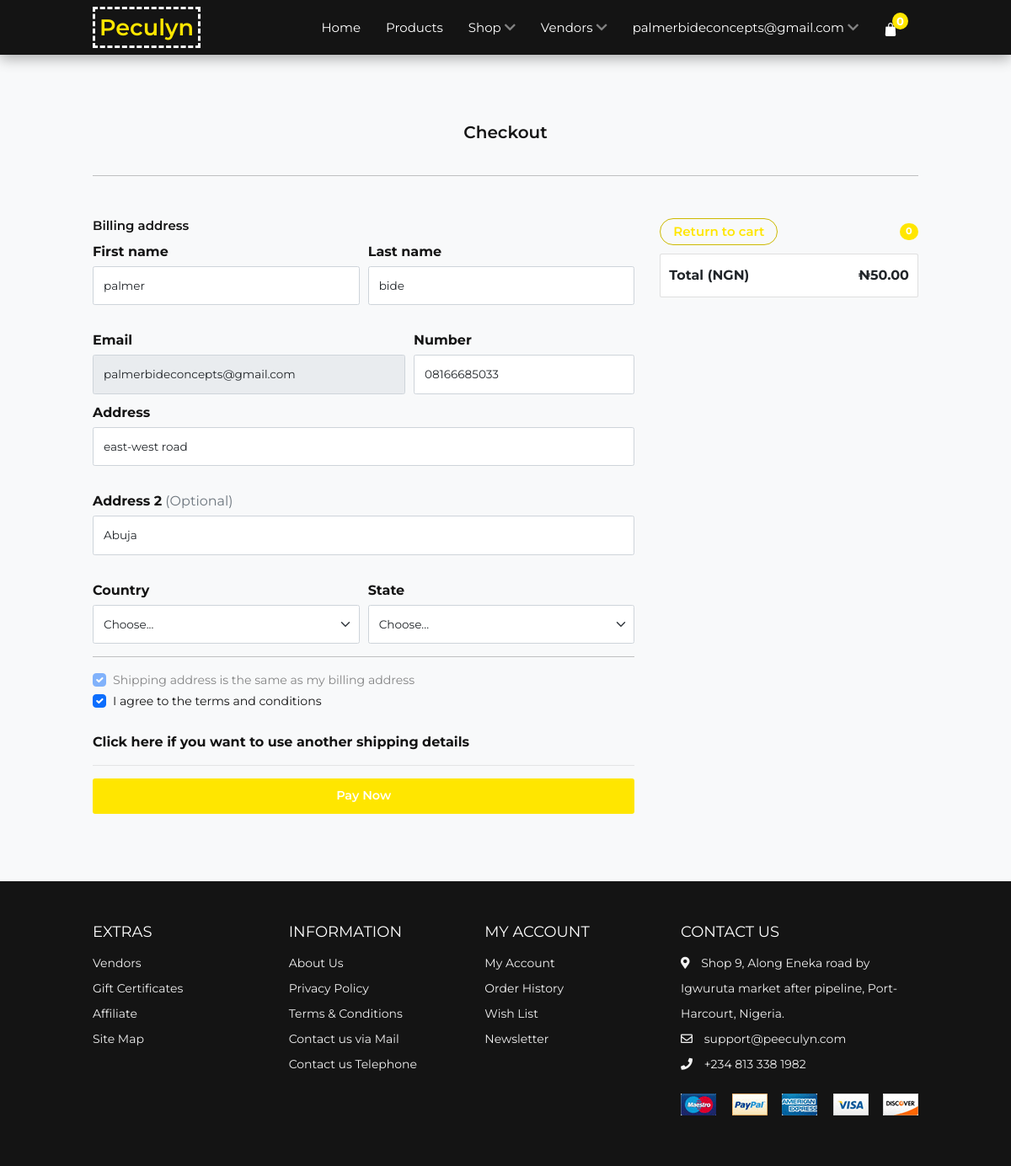
/store/checkout.php (signed in), run on the app's committed database.
### tables this page shows
CREATE TABLE `site_settings` (
  `site_name` varchar(25) NOT NULL,
  `sn` int(11) NOT NULL,
  `site_title` text NOT NULL,
  `paystack_s_key` varchar(400) NOT NULL,
  `site_logo` varchar(50) NOT NULL,
  `site_address` text NOT NULL,
  `site_number` varchar(25) NOT NULL,
  `site_email` varchar(255) NOT NULL
);

CREATE TABLE `users` (
  `sn` int(25) NOT NULL,
  `unique_id` varchar(255) NOT NULL,
  `email` varchar(255) NOT NULL,
  `password` varchar(255) NOT NULL,
  `firstName` varchar(255) NOT NULL DEFAULT '',
  `lastName` varchar(255) NOT NULL DEFAULT '',
  `number` varchar(255) NOT NULL DEFAULT '',
  `address` varchar(255) NOT NULL DEFAULT '',
  `address2` varchar(255) NOT NULL DEFAULT '',
  `country` varchar(255) NOT NULL DEFAULT '',
  `state` varchar(255) NOT NULL DEFAULT '',
  `terms` varchar(255) NOT NULL DEFAULT '',
  `is_admin` varchar(25) NOT NULL DEFAULT '',
  `joined` varchar(25) NOT NULL DEFAULT ''
);

### config/sessions.php (called while the page is built, shortened)
<?php
$path = $_SERVER['PHP_SELF'];
if(isset($_SESSION['curr_user'])){
	$session_email = $_SESSION['curr_email'];
}elseif($path == '/my-site/zimarex/store/login.php' or $path == '/my-site/zimarex/store/sign-up.php'){
	$ThisMyPath = false;
}else{
	$ThisMyPath = false;
}
$newUrl = "/peculyn/";
?>

### config/.config.php (called while the page is built, shortened)
<?php
$con = new mysqli(HOST, USER, PASSWORD, DATABASE);
$sql_site_settings = "SELECT * FROM site_settings ";
$query_site_settings = $con->query($sql_site_settings);
$site_info = $query_site_settings->fetch_assoc();
?>

### config/functions.php (called while the page is built, shortened)
<?php
require_once ('.config.php');
require_once ('sessions.php');
function getBillDetails($con, $string){
	$sql = "SELECT * FROM users  WHERE email = '$string' ";
    $query = $con->query($sql);
	$rows = $query->num_rows;
	if($rows > 0){
		$result = array();
        while($newRes = $query->fetch_array()){
            $result[] = $newRes;
        }
		return $result;
	} else{
		return $rows;
	}
}
?>

### store/checkout.php (the view, shortened to what this page needs)
<?php
require_once('../config/functions.php');
$firstName = "";
$lastName = "";
$number = "";
$address = "";
$address2 = "";
$terms = "";
$thisEmail = $session_email;
if(isset($session_email)){
    $allItems = getBillDetails($con, $session_email);
    if($allItems !== 0 && !isset($newDetails)){
        foreach($allItems as $item){
            $firstName = $item['firstName'];
            $lastName = $item['lastName'];
            $number = $item['number'];
            $address = $item['address'];
            $address2 = $item['address2'];
            $terms = $item['terms'];
        }
    }
}
?>
<!doctype html>
<html lang="en">
  <head>
    <link rel="stylesheet" href="https://cdnjs.cloudflare.com/ajax/libs/font-awesome/5.15.1/css/all.min.css" />
<link href="https://getbootstrap.com/docs/5.0/dist/css/bootstrap.min.css" rel="stylesheet" >
    <link rel="stylesheet" href="../assets/css/checkout.css" />
  </head>
  <body class="bg-light">
        <?php require_once('../libs/nav.php') ?>
<div class="container" style="margin-bottom: 80px ">
  <main>
    <div class="text-center" style="margin: 80px auto; margin-bottom: 50px ">
      <h2>Checkout</h2>
      <br>
      <hr>
    </div>
    <div class="row g-5">
      <div class="col-md-5 col-lg-4 order-md-last">
        <h4 class="d-flex justify-content-between align-items-center mb-3">
        <a href="./cart.php" style="border: 1px solid var(--secondary); padding: 6px 15px; border-radius: 30px;">
          <span class="text-primary">Return to cart</span>
        </a>
        <span class="badge bg-primary rounded-pill">3</span>
        </h4>
        <ul class="list-group mb-3">
          <li class=" pad list-group-item d-flex justify-content-between insert-cart" >
            <span> <b>Total (NGN)</b></span>
            <strong class="last_price">0</strong>
          </li>
        </ul>
        </div>
            <div class="col-md-7 col-lg-8">
                <h4 class="mb-3">Billing address</h4>
                <form id="pay-now" class="needs-validation" novalidate action="<?php echo htmlspecialchars($_SERVER["PHP_SELF"]);?>" name="form" method="post">
                    <div class="row g-3">
                        <div class="col-sm-6">
                            <label for="firstName" class="form-label"> <b>First name</b> </label>
                            <input type="text" class="form-control" id="firstName" placeholder="" value="<?php echo $firstName; ?>" required name="firstName">
                        </div>
                        <div class="col-sm-6">
                            <label for="lastName" class="form-label"><b>Last name</b></label>
                            <input type="text" class="form-control" id="lastName" placeholder="" value="<?php echo $lastName; ?>" required name="lastName">
                        </div>
                        <div class="col-7">
                            <label for="email" class="form-label"> <b>Email</b> <span class="text-muted"></span></label>
                            <input type="email" class="form-control" id="email" placeholder="you@mail.com" required name="email" value="<?php echo $thisEmail; ?>" <?php if($thisEmail != '') echo "readonly" ?> >
                        </div>
                        <div class="col-5">
                            <label for="phone number" class="form-label"> <b>Number</b> <span class="text-muted"></span></label>
                            <input type="number" class="form-control" id="phone-num" placeholder="0XXXXXXXXXX" required name="number" value="<?php echo $number; ?>">
                        </div>
                        <div class="col-12">
                            <label for="address" class="form-label"> <b>Address</b></label>
                            <input type="text" class="form-control" id="address" placeholder="1234 Main St" required name="address" value="<?php echo $address; ?>">
                        </div>
                        <div class="col-12">
                            <label for="address2" class="form-label"> <b>Address 2</b> <span class="text-muted">(Optional)</span></label>
                            <input type="text" class="form-control" id="address2" placeholder="Apartment or suite" name="address2" value="<?php echo $address2; ?>">
                        </div>
                        <div class="col-md-6">
                            <label for="country" class="form-label"> <b>Country</b></label>
                            <select class="form-select" id="country" required name="country">
                                <option value="" disabled selected>Choose...</option>
                            </select>
                        </div>
                        <div class="col-md-6">
                            <label for="state" class="form-label"> <b>State</b></label>
                            <select class="form-select" id="state" required name="state">
                                <option value="" disabled selected>Choose...</option>
                            </select>
                        </div>
                    </div>
                    <hr class="my-4">
                    <div class="form-check">
                        <input type="checkbox" class="form-check-input" id="same-address" checked disabled name="same-address">
                        <label class="form-check-label" for="same-address">Shipping address is the same as my billing address</label>
                    </div>
                    <div class="form-check">
                        <input type="checkbox" class="form-check-input" id="terms" required name="terms" <?php echo $terms; ?>>
                        <label class="form-check-label" for="save-info"> <a href="<?php echo $newUrl ?>terms.php"> I agree to the terms and conditions </a></label>
                    </div>
                    <?php if(isset($newDetails)){ ?>
                        <div class="form-check">
                            <input type="checkbox" class="form-check-input" id="save-info">
                            <label class="form-check-label" for="save-info">Save this information for next time</label>
                        </div>
                    <?php }else{ ?>
                        <br>
                        <a href="?new-details=set"> <b>Click here if you want to use another shipping details</b> </a>
                    <?php } ?>
                    <hr class="my-4" style="opacity: 0.09">
                    <button class="w-100 btn btn-primary btn-lg" type="submit" style="border: none; font-size: 0.9em;">Pay Now</button>
                </form>
            </div>
        </div>
    </main>
</div>
    <?php require_once('../libs/footer.php') ?>
  </body>
</html>

### libs/nav.php (shortened to what this page needs)
<nav class="nav addShadow">
    <div class="wrapper container">
        <div class="logo" style="align-self: flex-start;"><a href="<?php echo $newUrl ?>"><?php echo $site_info['site_name']; ?></a></div>
        <ul class="nav-list">
            <li><a href="<?php echo $newUrl ?>index.php">Home</a></li>
            <li><a href="<?php echo $newUrl ?>store/products.php">Products</a></li>
            <li>
                <a href="#" class="desktop-item">Shop <span><i class="fas fa-chevron-down"></i></span></a>
            </li>
            <li>
                <a href="#" class="desktop-item">Vendors <span><i class="fas fa-chevron-down"></i></span></a>
            </li>
            <li>
                <a href="#" class="desktop-item"> <?php echo $session_email ?> <span><i class="fas fa-chevron-down"></i></span></a>
            </li>
            <li class="icons">
                <a href="<?php echo $newUrl ?>store/cart.php">
                    <span>
                        <img src="<?php echo $newUrl ?>assets/images/bag.png" alt="cart-icon" />
                        <small class="count d-flex cart-items">0</small>
                    </span>
                </a>
            </li>
        </ul>
    </div>
</nav>

### libs/footer.php (shortened to what this page needs)
<footer id="footer" class="section footer">
    <div class="container">
    <div class="footer-container">
        <div class="footer-center">
            <h3>EXTRAS</h3>
            <a href="#">Vendors</a>
            <a href="#">Gift Certificates</a>
            <a href="#">Affiliate</a>
            <a href="<?php echo $newUrl ?>sitemap.xml">Site Map</a>
        </div>
        <div class="footer-center">
            <h3>INFORMATION</h3>
            <a href="#">About Us</a>
            <a href="<?php echo $newUrl ?>privacy.php">Privacy Policy</a>
            <a href="<?php echo $newUrl ?>terms.php">Terms & Conditions</a>
            <a href="mailto: help@zimarex.com">Contact us via Mail</a>
            <a href="tel:+2348133381982">Contact us Telephone</a>
        </div>
        <div class="footer-center">
        <h3>MY ACCOUNT</h3>
        <?php if(!isset($session_id)){  ?>
            <a href="<?php echo $newUrl ?>store/login.php">Login</a>
            <a href="<?php echo $newUrl ?>store/sign-up.php">Sign Up</a>
            <?php }else{  ?>
            <a href="<?php echo $newUrl ?>/account">My Account</a>
            <a href="<?php echo $newUrl ?>/account">Order History</a>
            <a href="#">Wish List</a>
            <a href="#">Newsletter</a>
        <?php }  ?>
        </div>
        <div class="footer-center">
        <h3>CONTACT US</h3>
        <div>
            <span>
                <i class="fas fa-map-marker-alt"></i>
            </span>
            <?php echo $site_info['site_address']; ?>
        </div>
        <div>
            <a href="mailto:<?php echo $site_info['site_email']; ?>">
                <span>
                <i class="far fa-envelope"></i>
                </span>
                <?php echo $site_info['site_email']; ?>
            </a>
        </div>
        <div>
            <a href="tel:<?php echo $site_info['site_number']; ?>">
                <span>
                <i class="fas fa-phone"></i>
                </span>
                <?php echo $site_info['site_number']; ?>
            </a>
        </div>
        <div class="payment-methods">
            <img src="<?php echo $newUrl ?>assets/images/payment.png" alt="">
        </div>
        </div>
    </div>
    </div>
</footer>

### assets/css/checkout.css (style rules this page uses)
:root { --primary: #ffe600; --white: #fff; --black: #141414; --grey1: #3a3b3c; --grey2: #828282; --secondary: #cdb900; }
*, *::before, *::after { margin: 0; padding: 0; box-sizing: inherit; }
html { box-sizing: border-box; font-size: 62.5%; scroll-behavior: smooth; }
.form-control { padding: 12px; }
.form-select { padding: 12px; }
body { font-family: "Montserrat", sans-serif; font-size: 1.6rem; background-color: var(--white); color: var(--black); font-weight: 400; }
h1, h2, h3, h4, h5 { font-weight: 600; }
a { text-decoration: none; color: inherit; }
li { list-style: none; }
.container { margin: 0 auto; }
@media only screen and (max-width: 1200px) { .container { padding: 0 3rem; } }
.d-flex { display: flex; align-items: center; }
nav { position: sticky; top: 0; left: 0; width: 100%; z-index: 999; background-color: var(--black); height: 6.5rem; line-height: 6.5rem; margin-bottom: 3px; }
nav .wrapper { display: flex; align-items: center; justify-content: space-between; position: relative; }
.wrapper .logo a { color: var(--primary); font-size: 2.7rem; font-weight: 600; padding: 0.5rem; border: 3px dashed var(--white); }
.wrapper .nav-list { display: inline-flex; }
.nav-list li i { color: var(--grey2); }
.nav-list a { color: var(--white); font-size: 1.5rem; text-decoration: none; padding: 0.9rem 1.5rem; border-radius: 0.5rem; transition: all 300ms ease; }
.nav-list .icons span { display: inline-block; margin: 0.5rem 1rem 0 0; position: relative; }
.nav-list .icons .count { justify-content: center; position: absolute; top: 1rem; right: -1.3rem; background-color: var(--primary); height: 2rem; padding: 0.5rem; color: var(--white); font-weight: 700; border-radius: 50%; }
.section { padding: 10rem 0 5rem 0; }
.footer { background-color: var(--black); padding: 6rem 1rem; line-height: 3rem; }
.footer-center span { margin-right: 1rem; }
.footer-container { display: grid; grid-template-columns: repeat(4, 1fr); color: var(--white); }
.footer-center a:link, .footer-center a:visited { display: block; color: #f1f1f1; font-size: 1.4rem; transition: 0.6s; }
.footer-center div { color: #f1f1f1; font-size: 1.4rem; }
.footer-center h3 { font-size: 1.8rem; font-weight: 400; margin-bottom: 1rem; }
.footer .payment-methods { margin-top: 2rem; }
.section { padding: 5rem 0; }

### store/checkout.php (style rules this page uses)
.addShadow { box-shadow: 0 5px 15px rgb(0 0 0 / 30%); }
.container { max-width: 104rem; margin: 0 auto; }
img, svg { vertical-align: baseline; }
.col-12, .col-sm-6 { margin-bottom : 20px; }
.btn-primary { padding: 10px; font-weight: 600; font-size: 1em; }
.bg-primary, .btn-primary { background-color: var(--primary) !important; color: var(--grey1;) }
.text-primary { color : var(--primary) !important; }
.form-control, .form-select { font-size: .85em; }
.pad { padding: 13px 10px; }
.form-check-label { font-size: .88em; }

### data on the page
site_settings: site_name "Peculyn", site_address "Shop 9, Along Eneka road by Igwuruta market after pipeline, Port-Harcourt, Nigeria.", site_email "support@peeculyn.com", site_number "+234 813 338 1982"
users: firstName "palmer", lastName "bide", number "08166685033", address "east-west road", address2 "Abuja"

### other printed values
$session_email "palmerbideconcepts@gmail.com"
